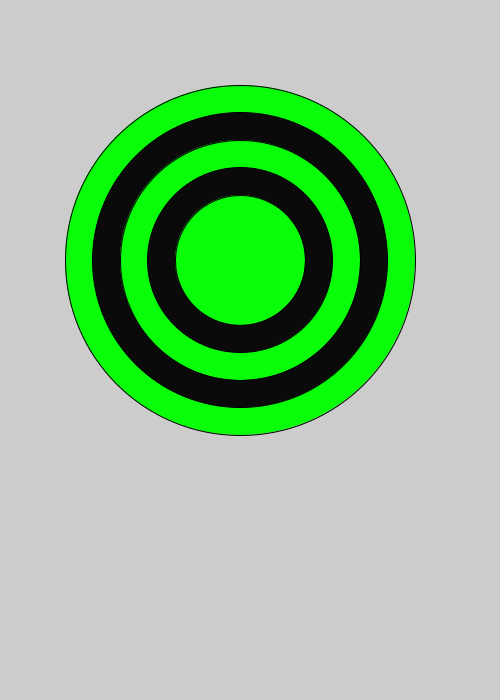
Frame 1 (no input)
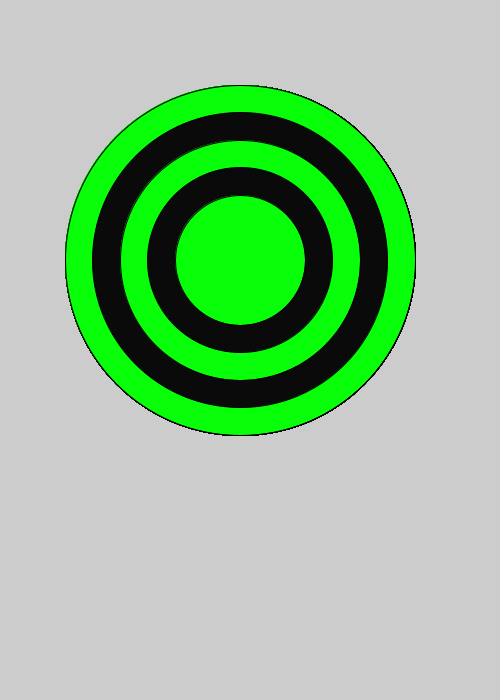
Frame 60 (the mouse pressed at the canvas centre just before this capture)
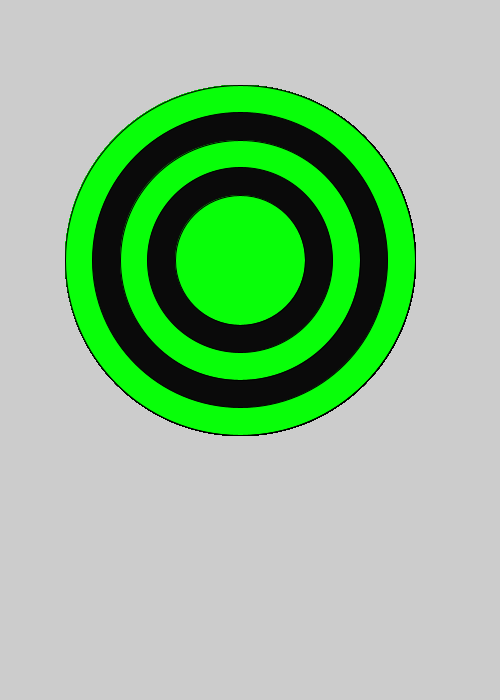
Frame 120 (the mouse held since frame 60 and released just before this capture)

The Processing sketch that drew these frames (run headless with seeded random() and noise(); from frame 60 on, the mouse is pressed at the canvas centre):

// Processing sketch: bullseye
// ── bullseye.pde

void setup() {
 
  // set the size of your sketch
  size(500,700);
}

void draw() {
  
  //Starting with the largest ellipse, use a for loop to draw a bullseye with ellipses.\
  int size=350;
  
  
  
  
  for (int i = 0; i < 5; i++) {
  //Use an if statement and modulo to alternate the color of your rings.
    if (i % 2 == 0) {
        System.out.println("number is even");
        fill(#08FF09);
    }
    else {
        System.out.println("number is odd");
        fill(#0A0A0A);
        
    }
  
  ellipse(240,260,size,size);
  size-=55;
  
}}
